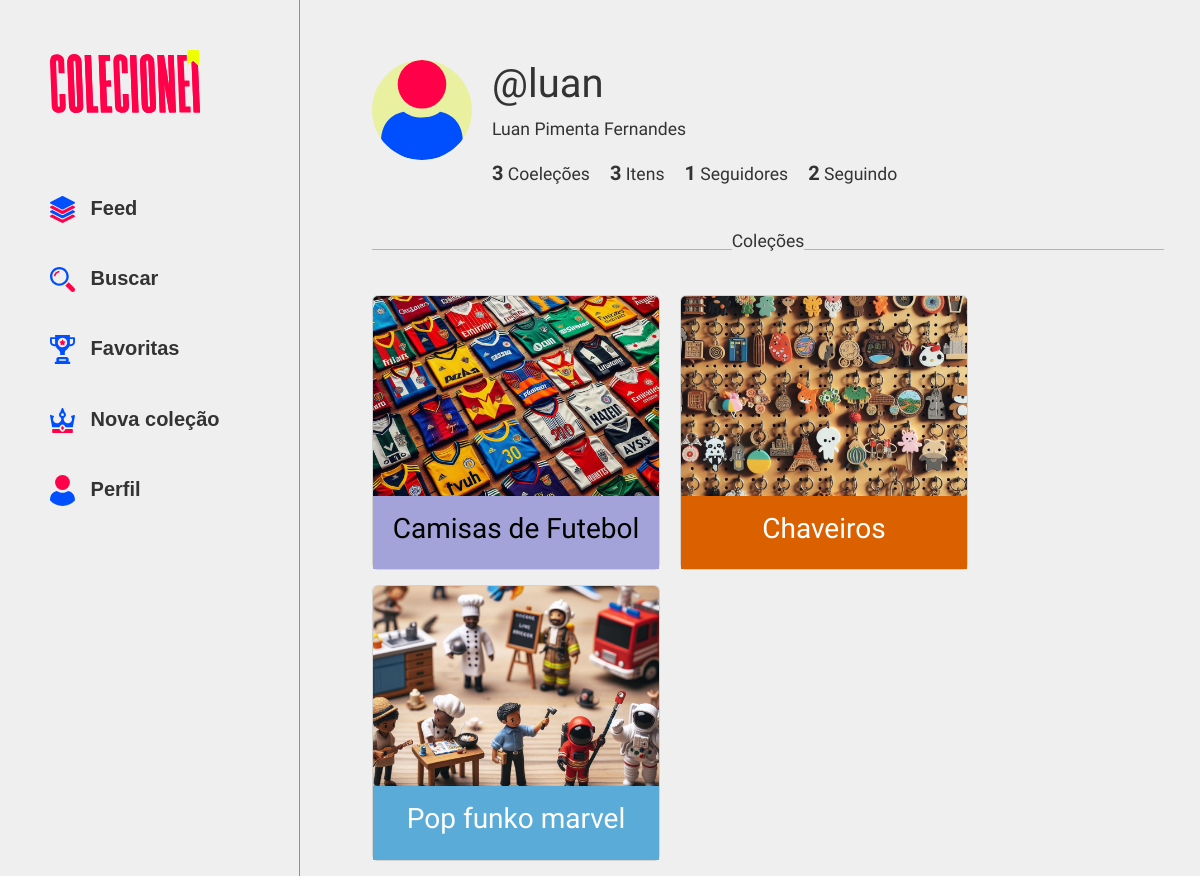
/perfil/ (signed in), run on the app's committed database.
### usuarios/models.py (models this page shows, shortened)
class Usuario(AbstractUser):
    DEFAULT_PHOTO_PATH = "static 'assets/icones/coroa.svg'"
    nome_completo = models.CharField(max_length=255, blank=True)
    biografia = models.TextField(blank=True)
    photo = models.ImageField(upload_to=upload_to, blank=True)
    birth_date = models.DateField(blank=True, null=True)
    seguindo = models.ManyToManyField('self', related_name='+', symmetrical=False, blank=True)
    seguidores = models.ManyToManyField('self', related_name='+', symmetrical=False, blank=True)
    colecoes_salvas = models.ManyToManyField('colecoes.Colecao', related_name='usuarios_que_salvaram')

### colecoes/models.py (models this page shows, shortened)
class Colecao(models.Model):
    nome = models.CharField(max_length=100)
    descricao = models.TextField()
    cor = models.CharField(max_length=7, choices=COLOR_CHOICES, default='#FFCA2C')
    categoria = models.ForeignKey(Categoria, on_delete=models.SET_NULL, null=True)
    foto = models.ImageField(upload_to='fotos_colecoes/', blank=True, null=True)
    data_criacao = models.DateTimeField(auto_now_add=True)
    status_colecao = models.BooleanField(default=True)
    privacidade_colecao = models.BooleanField(default=False)
    tags = models.CharField(max_length=100, blank=True)
    orcamento_colecao = models.DecimalField(max_digits=10, decimal_places=2, blank=True, null=True)
    localizacao_colecao = models.CharField(max_length=100, blank=True)
    usuario = models.ForeignKey(Usuario, on_delete=models.CASCADE)
    likes = models.ManyToManyField(Usuario, related_name='colecoes_curtidas', blank=True)
    class Meta:
        unique_together = ('nome', 'usuario',)

class Categoria(models.Model):
    CATEGORIAS_OPCOES = [
        ('Livros', 'Livros'),
        ('Filmes', 'Filmes'),
        ('Músicas', 'Músicas'),
        ('Jogos', 'Jogos'),
        ('Selos', 'Selos'),
        ('Moedas', 'Moedas'),
        ('Quadrinhos', 'Quadrinhos'),
        ('Carros', 'Carros'),
        ('Vinhos', 'Vinhos'),
        ('Cartas', 'Cartas'),
        ('Miniaturas', 'Miniaturas'),
        ('Brinquedos', 'Brinquedos'),
        ('Antiguidades', 'Antiguidades'),
        ('Relógios', 'Relógios'),
        ('Jóias', 'Jóias'),
        ('Instrumentos Musicais', 'Instrumentos Musicais'),
        ('Artes', 'Artes'),
        ('Itens Esportivos', 'Itens Esportivos'),
        ('Eletrônicos', 'Eletrônicos'),
        ('Vestuário', 'Vestuário'),
        ('Acessórios', 'Acessórios'),
        ('Cosméticos', 'Cosméticos'),
        ('Utensílios Domésticos', 'Utensílios Domésticos'),
        ('Decoração', 'Decoração'),
        ('Móveis', 'Móveis'),
        ('Eletrodomésticos', 'Eletrodomésticos'),
        ('Ferramentas', 'Ferramentas'),
        ('Brindes', 'Brindes'),
        ('Peças Religiosas', 'Peças Religiosas'),
        ('Charutos', 'Charutos'),
        ('Chaveiros', 'Chaveiros'),
        ('Pedras Preciosas', 'Pedras Preciosas'),
        ('Plantas', 'Plantas'),
        ('Artefatos Históricos', 'Artefatos Históricos'),
        ('Culinária', 'Culinária'),
        ('Outros', 'Outros'),
    ]
    nome = models.CharField(max_length=100, choices=CATEGORIAS_OPCOES)
    imagem_padrao = models.ImageField(upload_to='imagens_categorias/', blank=True, null=True)

### colecoes/views.py (the view)
# urls.py: path('perfil/', meu_perfil, name='meu-perfil'),
def meu_perfil(request):
    if not request.user.is_authenticated:
        messages.error(request, 'Usuário não logado')
        return redirect('login')
    user = request.user
    colecoes = Colecao.objects.filter(usuario=user)
    quantidade_colecoes = colecoes.count()
    itens = Item.objects.filter(colecao__usuario=user)
    quantidade_itens = itens.count()
    icone = icone_aleatorio()
    for colecao in colecoes:
        if colecao.cor in ['#FFCA2C', '#D9C95B', '#D9AA5B', '#D9D2A3', '#A3A3D9']:
            colecao.texto_preto = True
        else:
            colecao.texto_preto = False
    quantidade_seguindo = user.seguindo.count()
    quantidade_seguidores = user.seguidores.count()
    return render(request, 'colecoes/meu-perfil.html', {
            'other_user': user,
            'colecoes': colecoes,
            'quantidade_colecoes': quantidade_colecoes,
            'quantidade_itens': quantidade_itens,
            'icone_aleatorio': icone,
            'quantidade_seguindo': quantidade_seguindo,
            'quantidade_seguidores': quantidade_seguidores,
        })

### colecoes/templatetags/filters.py (called while the page is built)
@register.filter
def format_number(value):
    if value >= 1000000:
        value = math.floor(value / 100000) / 10
        return '1 milhão' if value == 1 else f'{value:.1f} milhões'
    elif value >= 10000:
        value = math.floor(value / 100) / 10
        return f'{value:.0f} mil' if value.is_integer() else f'{value:.1f} mil'
    elif value >= 1000:
        return f'{value:,}'.replace(',', '.')
    else:
        return value

### colecoes/views.py (called while the page is built)
def icone_aleatorio():
    icones = ['fantasma.svg', 'caveira.svg', 'foguete.svg']
    icone_aleatorio = choice(icones)
    return icone_aleatorio

### templates/colecoes/meu-perfil.html (shortened to what this page needs)
{% load static %}
{% load filters %}
<!DOCTYPE html>
<html lang="en">
<head>
    <link href="https://cdn.jsdelivr.net/npm/bootstrap@5.2.2/dist/css/bootstrap.min.css" rel="stylesheet"
>
    <link rel="stylesheet" href="{% static 'styles/colecoes/perfil.css' %}">
</head>
<body class="corpo">
    <div>
        {% include 'partials/_header.html' %}
    </div>
    <section class="corpo_pagina">
        <div class="info">
            <div class='foto_addon'>
                {% if user.photo %}
                <img src="{{ user.photo.url }}" id="foto_perfil">
                {% else %}
                <img src="{% static 'assets/icones/perfil.svg' %}" id="foto_perfil">
                {% endif %}
            </div>
            <div class="dados" style="margin: 0;">
                <h1>@{{ user.username }}</h1>
                {% if user.nome_completo %}
                <p>{{ user.nome_completo }}</p>
                {% else %}
                <p>{{ user.first_name }} {{ user.last_name }}</p>
                {% endif %}
            <div style="display: flex; justify-content: space-between;">
                <div class="stats" style="margin: 0;">
                    {% if quantidade_colecoes == 1 %}
                    <p style="margin-right: 20px;"><span>{{ quantidade_colecoes|format_number }}</span> Coleção</p>
                    {% else %}
                    <p style="margin-right: 20px;"><span>{{ quantidade_colecoes|format_number }}</span> Coeleções</p>
                    {% endif %}
                    {% if quantidade_itens == 1 %}
                    <p style="margin-right: 20px;"><span>{{ quantidade_itens|format_number }}</span> Item</p>
                    {% else %}
                    <p style="margin-right: 20px;"><span>{{ quantidade_itens|format_number }}</span> Itens</p>
                    {% endif %}
                </div>
                <div class="stats" style="margin: 0;">
                    {% if quantidade_colecoes == 1 %}
                    <p style="margin-right: 20px;"><span>{{ quantidade_seguidores|format_number }}</span> Seguidor</p>
                    {% else %}
                    <p style="margin-right: 20px;"><span>{{ quantidade_seguidores|format_number }}</span> Seguidores</p>
                    {% endif %}
                    {% if quantidade_seguindo == 1 %}
                    <p style="margin-right: 20px;"><span>{{ quantidade_seguindo|format_number }}</span> Seguindo</p>
                    {% else %}
                    <p style="margin-right: 20px;"><span>{{ quantidade_seguindo|format_number }}</span> Seguindo</p>
                    {% endif %}
                </div>
            </div>
            </div>
        </div>
        <div class="divider d-flex align-items-center my-4">
            <hr class="text-black flex-grow-1">
            <p>Coleções</p>
            <hr class="text-black flex-grow-1">
        </div>
        <div>
            <div class="colecoes" style="text-align: center; margin: auto;">
                {% for colecao in colecoes %}
                <div class="colecao_card card" style="width: 18rem; display: flex; margin-bottom: 15px; margin-right: 20px;">
                    <a href="{% url 'colecao' user.username colecao.id %}" style="display: inline-block;" class="colecao_link">
                        {% if colecao.foto %}
                            <img class="card-img-top" src="{{ colecao.foto.url }}" alt="Coleção-image" style="width: 100%;">
                        {% else %}
                            <img class="card-img-top" src="{{ colecao.categoria.imagem_padrao.url }}" alt="Coleção-image" style="width: 100%;">
                        {% endif %}
                        <div class="card-body" style="background-color: {{ colecao.cor }}; {% if colecao.texto_preto %} color: #000000; {% else %} color: #FFFFFF; {% endif %}">
                            <h3 class="card-title">{{ colecao.nome }}</h3>
                        </div>
                        </a>
                    </div>
                {% endfor %}
            </div>
        </div>
    </section>
</body>
</html>

### setup/static/styles/colecoes/perfil.css (style rules this page uses)
h1, h2, h3, h4, h5, h6 { font-family: "Sora", sans-serif; font-optical-sizing: auto; font-weight: 500; font-style: normal; text-overflow: ellipsis; overflow: hidden; white-space: nowrap; display: block; }
p, a { font-family: "Barlow Semi Condensed", sans-serif!important; font-weight: 400!important; font-style: normal!important; font-size: 1.1rem!important; text-overflow: ellipsis!important; overflow: hidden!important; }
.corpo { background-color: #EFEFEF; font-family: 'Roboto', sans-serif; font-size: 14px; color: #333; margin: 0; padding: 0; overflow-x: hidden; display: flex; }
.corpo_pagina { width: 100%; height: 100vh; padding-left: 6%; padding-right: 3%; padding-top: 5%; overflow: auto; display: flex; flex-direction: column; }
.info { display: flex; }
.foto_addon { width: 100px; height: 100px; border-radius: 100px; margin-right: 20px; display: flex; align-items: center; justify-content: center; background-color: #e9f1a1; }
#foto_perfil { width: 100px; height: 100px; border-radius: 100px; }
.colecao_link { text-decoration: none; color: #333; }
.stats { display: flex; justify-content: space-between; margin-top: 20px; }
.stats span { font-size: 20px; font-weight: bold; }
.colecoes { display: flex; flex-wrap: wrap; margin-top: 20px; }
.card-img-top { object-fit: cover; width: auto; height: 200px; }

### data on the page
Usuario: username "luan", first_name "Luan", last_name "Pimenta Fernandes"
Colecao: categoria.imagem_padrao (picture), nome "Camisas de Futebol"
Colecao: categoria.imagem_padrao (picture), nome "Chaveiros"
Colecao: categoria.imagem_padrao (picture), nome "Pop funko marvel"

### other printed values
{{ quantidade_colecoes|format_number }} "3"
{{ quantidade_itens|format_number }} "3"
{{ quantidade_seguidores|format_number }} "1"
{{ quantidade_seguindo|format_number }} "2"
